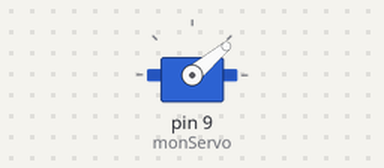
A sketch run on a simulated Arduino Uno, built with avr-gcc and run on an emulated ATmega328P. Parts: servo.

Above: at 0.05 s.
At 0.15 s:
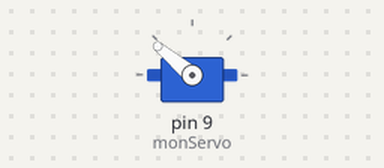
At 0.7 s:
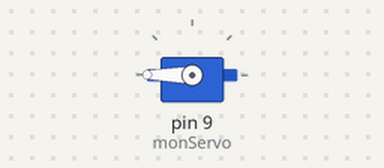
At 1.4 s:
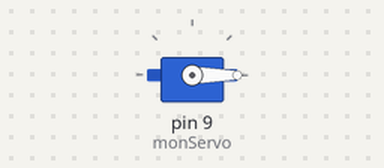
Timing chart, 0 to 5.5 s (numbered marks = the images above):
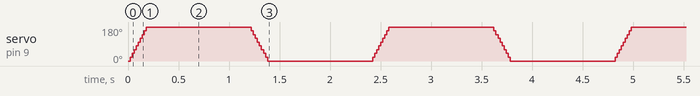

The sketch:

Servo_moteure.ino
```cpp
#include <Servo.h>

// Création d'un objet Servo
  Servo monServo;
//
  void setup()
{
  // Définition du pin de contrôle du servo
    monServo.attach(9); // Utilisez le pin 9 ou un autre pin PWM disponible sur votre carte Arduino
}
//
  void loop()
{
  //Déplace le servo de 0 degrés à 180 degrés
      for (int angle = 0; angle <= 180; angle+=20)
      {
          monServo.write(angle); // Envoie la position au servo
          delay(20); // Attente pour le mouvement fluide
      }

        delay(1000); // Attente d'une 110 milisecondes

   //Déplace le servo de 180 degrés à 0 degrés
        for (int angle = 180; angle >= 0; angle-=20)
      {
          monServo.write(angle); // Envoie la position au servo
          delay(20); // Attente pour le mouvement fluide
      }

        delay(1000); // Attente d'une 110 milisecondes
}
```

Measured:
- by itself, servo on pin 9 (monServo): repeats every 2.4 s: 40° 0.02 s, 60° 0.02 s, 80° 0.02 s, 100° 0.02 s, 120° 0.02 s, 140° 0.02 s, 160° 0.02 s, 180° 1.0 s, 160° 0.02 s, 140° 0.02 s, 120° 0.02 s, 100° 0.02 s, 80° 0.02 s, 60° 0.02 s, 40° 0.02 s, 20° 0.02 s, 0° 1.0 s, 20° 0.02 s
